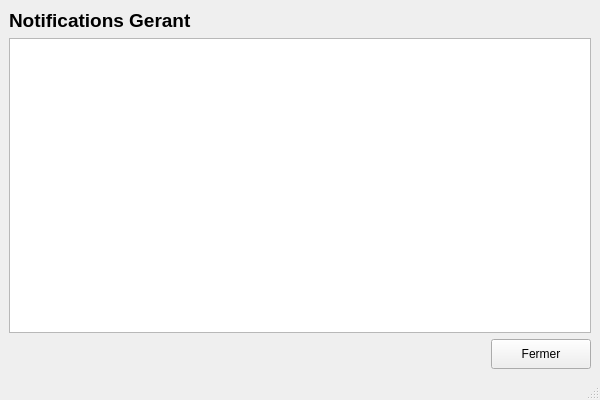
<?xml version="1.0" encoding="UTF-8"?>
<ui version="4.0">
 <class>UIGerantNotif</class>
 <widget class="QMainWindow" name="UIGerantNotif">
  <property name="geometry">
   <rect>
    <x>0</x>
    <y>0</y>
    <width>600</width>
    <height>400</height>
   </rect>
  </property>
  <property name="minimumSize">
   <size>
    <width>600</width>
    <height>400</height>
   </size>
  </property>
  <property name="windowTitle">
   <string>Notifications Administrateur</string>
  </property>
  <widget class="QWidget" name="centralWidget">
   <layout class="QVBoxLayout" name="mainLayout">
    <item>
     <widget class="QLabel" name="titleLabel">
      <property name="font">
       <font>
        <pointsize>14</pointsize>
        <weight>75</weight>
        <bold>true</bold>
       </font>
      </property>
      <property name="text">
       <string>Notifications Gerant</string>
      </property>
     </widget>
    </item>
    <item>
     <widget class="QTableView" name="tableViewNotif">
      <property name="selectionBehavior">
       <enum>QAbstractItemView::SelectRows</enum>
      </property>
      <property name="sortingEnabled">
       <bool>true</bool>
      </property>
      <attribute name="horizontalHeaderStretchLastSection">
       <bool>true</bool>
      </attribute>
     </widget>
    </item>
    <item>
     <layout class="QHBoxLayout" name="bottomLayout">
      <item>
       <spacer name="horizontalSpacer">
        <property name="orientation">
         <enum>Qt::Horizontal</enum>
        </property>
        <property name="sizeHint" stdset="0">
         <size>
          <width>40</width>
          <height>20</height>
         </size>
        </property>
       </spacer>
      </item>
      <item>
       <widget class="QPushButton" name="pushButtonClose">
        <property name="minimumSize">
         <size>
          <width>100</width>
          <height>30</height>
         </size>
        </property>
        <property name="text">
         <string>Fermer</string>
        </property>
       </widget>
      </item>
     </layout>
    </item>
   </layout>
  </widget>
  <widget class="QStatusBar" name="statusBar"/>
 </widget>
 <resources/>
 <connections/>
</ui>
